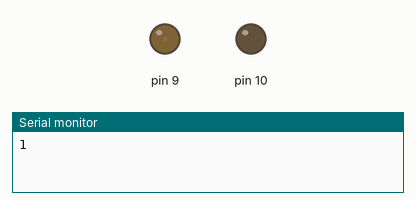
Simulated run of this sketch. Board: Arduino Uno, built with avr-gcc and run on an emulated ATmega328P. Parts: output pins drawn as LEDs (lit = HIGH), the last lines printed to the serial monitor.

Above: at 0.05 s.
At 6.4 s:
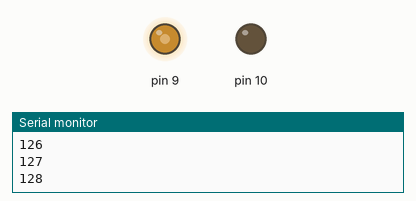
At 9.55 s:
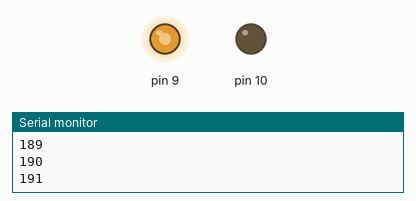
At 12.75 s:
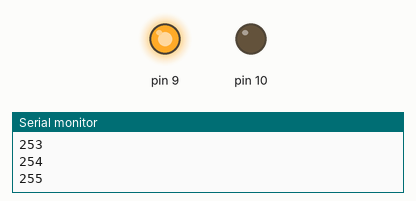
Timing chart, 0 to 19.2 s (numbered marks = the images above):
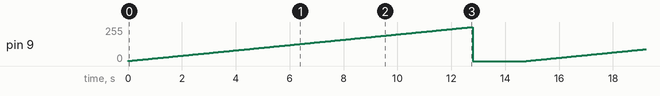

Measured:
- by itself, pin 9: ramps from 0/255 to 255/255 and jumps back, once every 14.8 s

The sketch:

test_ocr1.ino
```cpp
void setup() {
  Serial.begin(9600);
  DDRB = (1 << PB1) | (1 << PB2);
  TCCR1A |= (1 << COM1A1) | (1 << COM1B1);
  OCR1A = 0;
}

boolean didi = 0;
void loop() {
  for (int i = 0; i <= 254; i++) {
    OCR1A++;
    Serial.println(OCR1A);
    delay(50);
  }
  OCR1A = 0;
  delay(2000);
}
```
